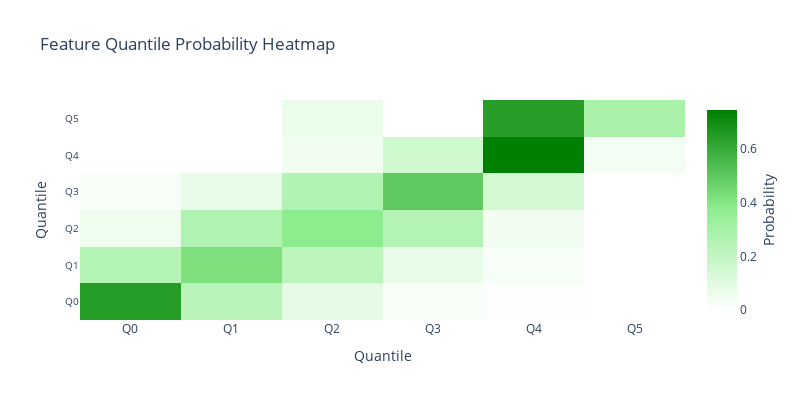

Notebook source saved alongside this figure:
### Code cell
plot.create_heatmap(transition_probs,x_title='Quantile',y_title='Quantile')

### Figure 1 — Plotly figure (JSON) as saved in the notebook; plotly's stock layout.template omitted (floating-point values rounded to 4 significant figures)
{"data": [{"colorbar": {"title": {"side": "right", "text": "Probability"}}, "colorscale": [[0, "#FFFFFF"], [0.5, "#90EE90"], [1, "#008000"]], "type": "heatmap", "x": ["Q0", "Q1", "Q2", "Q3", "Q4", "Q5"], "y": ["Q0", "Q1", "Q2", "Q3", "Q4", "Q5"], "z": [[0.6477, 0.2348, 0.08712, 0.02273, 0.007576, 0.0], [0.2519, 0.4186, 0.2287, 0.07364, 0.02713, 0.0], [0.05447, 0.2646, 0.3813, 0.2568, 0.0428, 0.0], [0.02308, 0.07308, 0.2577, 0.5, 0.1462, 0.0], [0.003906, 0.003906, 0.04297, 0.1641, 0.7461, 0.03906], [0.0, 0.0, 0.07143, 0.0, 0.6429, 0.2857]]}], "layout": {"height": 400, "title": {"text": "Feature Quantile Probability Heatmap"}, "width": 800, "xaxis": {"title": {"text": "Quantile"}}, "yaxis": {"tickfont": {"size": 10}, "tickmode": "array", "ticktext": ["<span style=\"font-size: 10px\">Q0</span>", "<span style=\"font-size: 10px\">Q1</span>", "<span style=\"font-size: 10px\">Q2</span>", "<span style=\"font-size: 10px\">Q3</span>", "<span style=\"font-size: 10px\">Q4</span>", "<span style=\"font-size: 10px\">Q5</span>"], "tickvals": [0, 1, 2, 3, 4, 5], "title": {"text": "Quantile"}}}}
